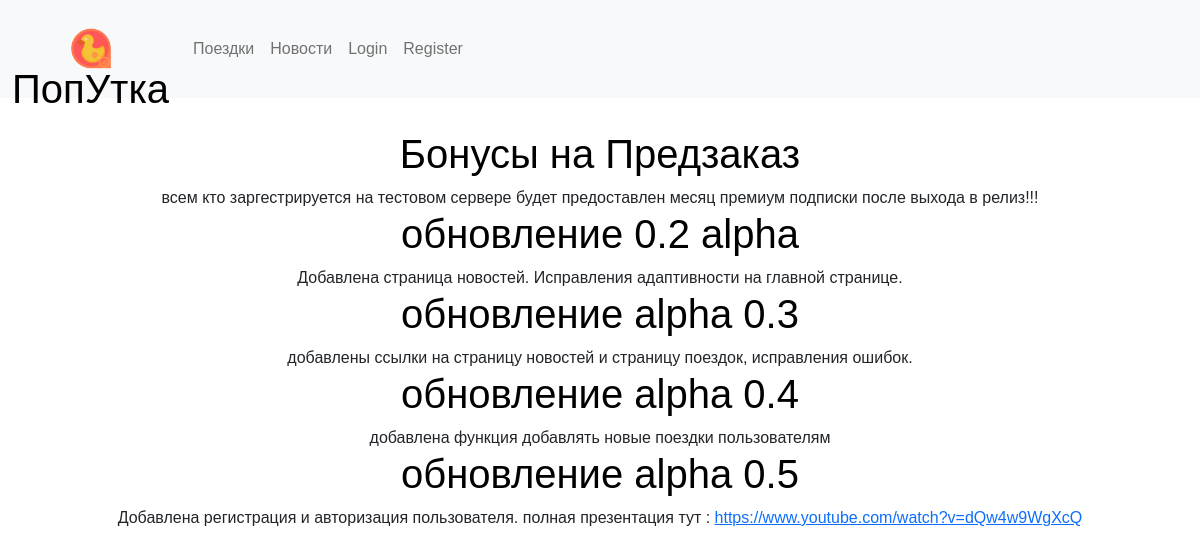
Page /news/ on the committed database.
### news/models.py (models this page shows, shortened)
class News(models.Model):
    title=models.CharField(max_length=128)
    text = models.TextField()

### news/views.py (the view)
# urls.py: path('news/', news, name='news'),
def news(request):
    news = News.objects.all()
    return render(request, 'news/news.html', {'news': news})

### templates/news/news.html
{% extends 'base.html' %}
{% block content %}
<main>
  {% for one_news in news %}
  <h1>{{one_news.title}}</h1>
  <font>{{one_news.text|urlize }}</font>
  {% endfor %}
</main>
{% endblock %}

### static/index.css (style rules this page uses)
body { font-family: 'Raleway', sans-serif; text-align:center; margin:0px; padding:0px; }
main { margin-top: 130px; animation: loadIn 0.75s; }
h1,h2,h3 { text-align: center; color: black; }

### rows in the picture
News: title "Бонусы на Предзаказ", text "всем кто заргестрируется на тестовом сервере будет предоставлен месяц премиум подписки после выхода в релиз!!!"
News: title "обновление 0.2 alpha", text "Добавлена страница новостей. Исправления адаптивности на главной странице."
News: title "обновление alpha 0.3", text "добавлены ссылки на страницу новостей и страницу поездок, исправления ошибок."
News: title "обновление alpha 0.4", text "добавлена функция добавлять новые поездки пользователям"
News: title "обновление alpha 0.5", text "Добавлена регистрация и авторизация пользователя. полная презентация тут : https://www.youtube.com/watch?v=dQw4w9WgXcQ"
